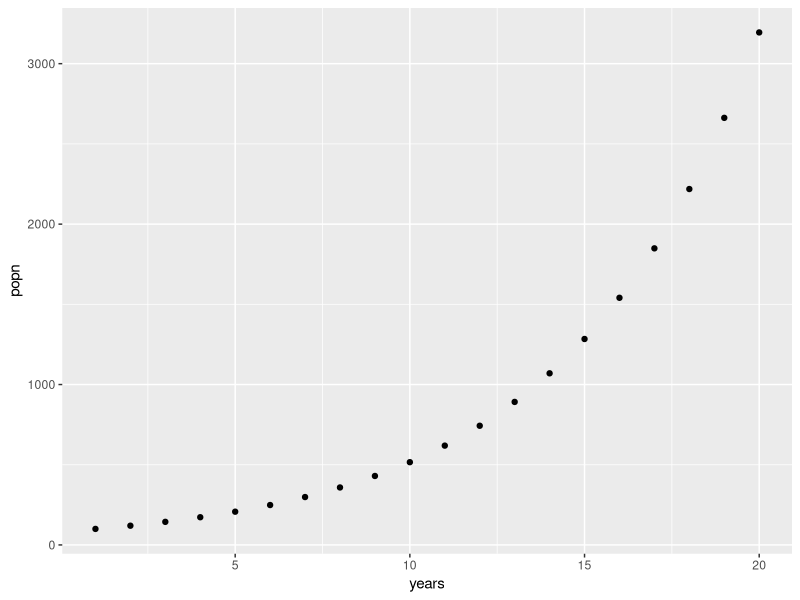

The R script that drew this image: (Note: this script raises an error after producing the figure.)
## ---- chunk 1
library(tidyverse)
library(here)
## ---- chunk 2
# Create a new function called add_one
# x will be the only input to the function
add_one  <- function(x){
  
  # Add x and 1 together, store as the object "output"
  output <- x + 1
  
  # Print out whatever is stored in "output"
  return(output)
  
} 
## ---- chunk 3
# Supply 10 to our function
add_one(x = 10)

## ---- chunk 4
# Create a new function called add_together
# x and y will be the two arguments to the function
add_together  <- function(x, y){
  
  # Add x and y together, store as the object "output"
  output <- x + y
  
  # Print out whatever is stored in "output"
  return(output)
  
} 
## ---- chunk 5
add_together(x=3, y=5)
## ---- chunk 6
add_together
## ---- chunk 7
math_time <- function(x,y,z){
  output<- ((x-y)^2)/z
  return(output)
}

math_time(x=5,y=2,z=9)
## ---- chunk 8
# Create a function called lbs_to_kg that takes a data object 'weights' as input
lbs_to_kg  <- function(weights){
  
  # Multiply weights by 0.454, store as the object "output"
  output <- weights*0.454
  
  # Print out whatever is stored in "output"
  return(output)
  
} 
## ---- chunk 9
bison <- c(1000, 800, 1200, 1400)
## ---- chunk 10
lbs_to_kg(weights = bison)

## ---- chunk 11
deviation <- function(weights){
  mean<- mean(weights)
  sd <- weights-mean
  return(sd)
}

deviation(bison)
## ---- chunk 12
# Look at the first 6 rows of iris
head(iris)
## ---- chunk 13
iris %>% 
  group_by(Species) %>% 
  summarize(Sepal.Length = mean(Sepal.Length),
            Sepal.Width = mean(Sepal.Width),
            Petal.Length = mean(Petal.Length),
            Petal.Width = mean(Petal.Width))
## ---- chunk 14
iris %>%
  group_by(Species) %>% 
  summarize(across(.cols = c(Sepal.Length, Sepal.Width, Petal.Length, Petal.Width), 
                   .fns = mean))
## ---- chunk 15
iris %>%
  group_by(Species) %>% 
  summarize(across(.cols = Sepal.Length:Petal.Width, 
                   .fns = mean))
## ---- chunk 16
iris %>%
  group_by(Species) %>% 
  summarize(across(.cols = everything(), 
                   .fns = mean))
## ---- chunk 17
iris %>%
  group_by(Species) %>% 
  summarize(across(.cols = everything(), 
                   .fns = median))
## ---- chunk 18
iris %>%
  group_by(Species) %>% 
  summarize(across(.cols = where(is.numeric), 
                   .fns = mean))
## ---- chunk 19
cereal <- read.csv(here("data/cereal.csv"))
colnames(cereal)

cereal %>% 
  group_by(mfr) %>% 
  summarize(across(.cols = where(is.numeric),
                   .fns = mean))
## ---- chunk 20
for (i in 1:5) {
  # Print out whatever the value of i is
  print(i)
}
## ---- chunk 21
# First iteration where i = 1:
i <- 1
print(i)
## ---- chunk 22
# Second iteration where i = 2
i <- 2
print(i)
## ---- chunk 23
for (i in 1:5) {
  print(i*2)
}
## ---- chunk 24
for (i in 1:10) {
  print(sqrt(i))
}
## ---- chunk 25
N0 = 100  #initial population size

years = 20  #number of years into the future

N = vector(length = years)  # create an empty vector to store pop. sizes

N[1] = N0  #initial population size should be the first N

lambda = 1.2  #growth rate
## ---- chunk 26
print(N)
## ---- chunk 27
N[5]
## ---- chunk 28
N[1]
## ---- chunk 29
# For every year t in 2 through 20 (remember, "years" also equals 20), apply the following equation
for (t in 2:20) {
  N[t] = N[t - 1] * lambda # Apply the equation
}
## ---- chunk 30
N
## ---- chunk 31
# Store the data output as a dataframe for plotting
popn_data <- tibble(years = 1:years, # Make the years column = 1, 2, 3, ..., 20
                    popn = N) # Make the population column the corresponding population vector that we calculated
## ---- chunk 32
# Now plot the data with years on the x axis and population on the y
popn_data %>% 
  ggplot(aes(x = years, y = popn)) +
  geom_point()

## ---- chunk 33
N0 = 300  #initial population size

years = 50  #number of years into the future

N = vector(length = years)  # create an empty vector to store pop. sizes

N[1] = N0  #initial population size should be the first N

lambda = 0.95  #growth rate

for (t in 2:50) {
  N[t] = N[t - 1] * lambda # Apply the equation
}
## ---- chunk 34
popn_data2 %>% 
  ggplot(aes(x=years, y=popn))+
  geom_point()
## ---- chunk 35
head(iris)
## ---- chunk 36
iris[1,]
## ---- chunk 37
iris[,3]

## ---- chunk 38
iris[1,3]
## ---- chunk 39
for (i in 1:5) {
  
  # This prints out a statement saying "Here's column i", 
  #but the i gets replaced with the number that it's currently at
  print(paste("Here's column",i))
  
  # This prints out column i
  print(iris[,i])
}
## ---- chunk 40
for (i in 1:4) {
  
  # This prints out a statement saying "Here's column i", but the i gets replaced with the number that it's currently at
  print(paste("Here's column",i))
  
  # This prints out column i
  print(mean(iris[,i]))
}
## ---- chunk 41
iris %>% 
  summarize(across(.cols = 1:4, 
                   .fns = mean))
## ---- chunk 42
for (i in 1:4) {
  # Fetch the column names of the dataframe, store in a vector "names"
  names <- colnames(iris)
  
  # Print out the "i"th element of the vector to print alongside the output
  print(names[i])
  
  # This prints out column i
  print(mean(iris[,i]))
}
## ---- chunk 43

# Store a vector of unique species names from the Species column of Iris
spp_names <- unique(iris$Species)

# 
for (i in 1:length(spp_names)) {
  
  filt_data <- iris %>% 
    # 
    filter(Species == spp_names[i])
  
  # 
  plot <- filt_data %>% 
    # 
    ggplot(aes(x = Petal.Length,
               y = Petal.Width)) +
    # 
    geom_point() +
    # 
    geom_smooth(method = "lm") +
    # 
    lims(x = c(0,8),
         y = c(0,3)) +
    # 
    ggtitle(paste("Species:", spp_names[i]))
  
  # 
  print(plot)
}

